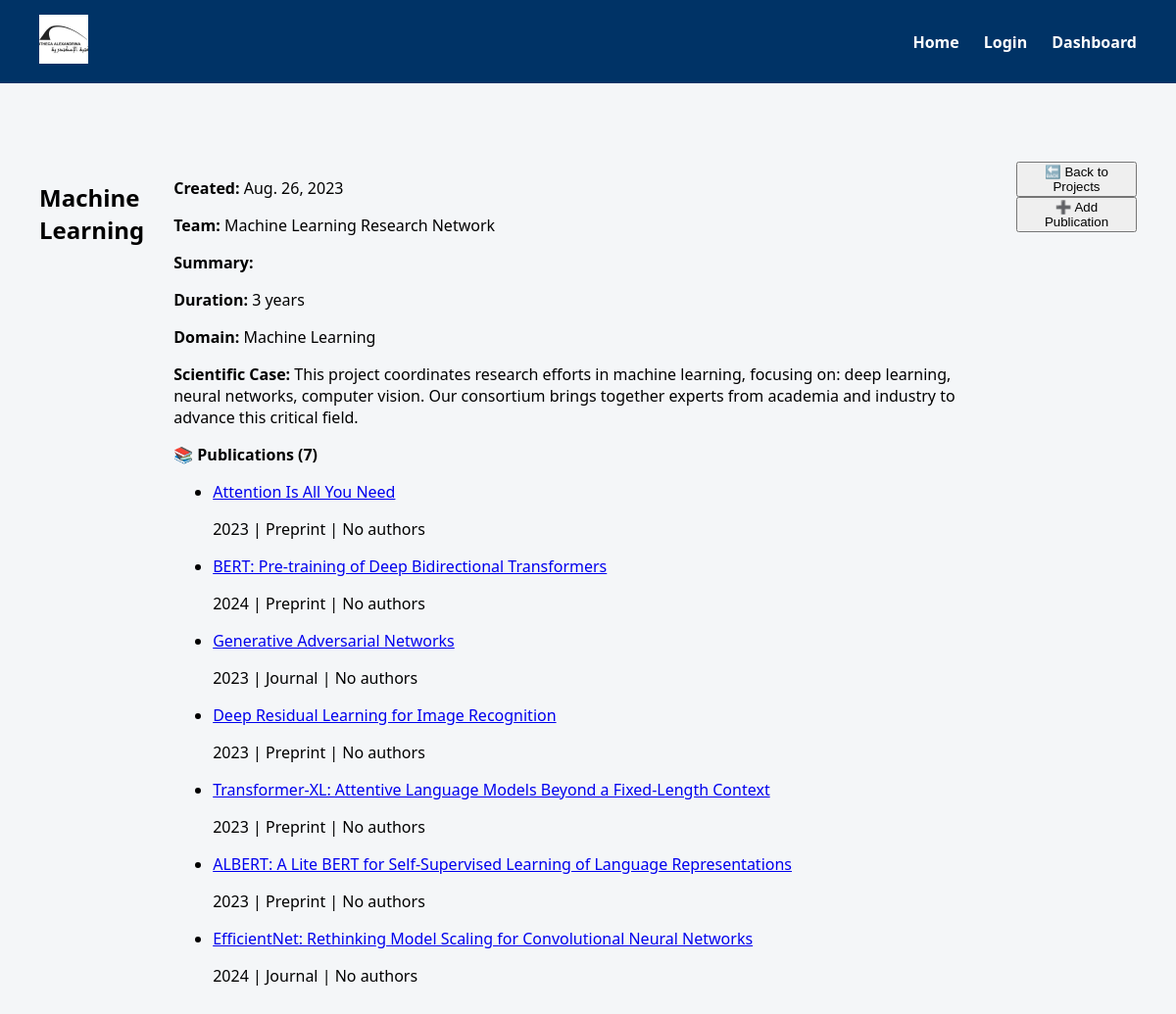
/projects/744/, run on the app's committed database.
### projects/models.py (models this page shows, shortened)
class Project(models.Model):
    title = models.CharField(max_length=200)
    created= models.DateField()
    team  = models.CharField(max_length=300)
    abstract = models.TextField(default="No abstract yet")
    duration = models.CharField(max_length=100)
    domain = models.CharField(max_length=100)
    scientific_case = models.TextField()

class Publication(models.Model):
    project = models.ForeignKey(Project, on_delete=models.CASCADE, related_name='publications')
    title = models.CharField(max_length=200)
    author = models.CharField(Author,max_length=200)
    url = models.URLField(blank=True)
    year = models.PositiveIntegerField()
    file = models.FileField(upload_to='publications/files/', blank=True)
    image = models.ImageField(upload_to='publications/images/', blank=True)
    type = models.CharField(max_length=100, choices=PUBLICATION_TYPES)
    collaborators = models.ManyToManyField(Author)
    uploaded_at = models.DateTimeField(auto_now_add=True)
    abstract = models.TextField(default="No abstract yet")

### projects/views.py (the view)
# urls.py: path('projects/<int:pk>/', views.project_detail, name='project_detail'),
def project_detail(request, pk):
    project = get_object_or_404(Project, pk=pk)
    publications = project.publications.prefetch_related('collaborators')
    return render(request, 'projects/project_detail.html', {
        'project': project,
        'publications': publications
    })

### projects/templates/projects/project_detail.html
{% extends "base.html" %}
{% block content %}
<div class="container p-4">
    <h2 class="text-3xl font-bold mb-6 text-gray-800">{{ project.title }}</h2>
    <div class="bg-white p-6 rounded-lg shadow space-y-3 text-gray-700">
        <p><strong>Created:</strong> {{ project.created }}</p>
        <p><strong>Team:</strong> {{ project.team }}</p>
        <p><strong>Summary:</strong> {{ project.summary }}</p>
        <p><strong>Duration:</strong> {{ project.duration }}</p>
        <p><strong>Domain:</strong> {{ project.domain }}</p>
        <p><strong>Scientific Case:</strong> {{ project.scientific_case }}</p>
        {% if publications %}
            <div class="mt-6">
                <p class="text-xl font-semibold text-gray-800 mb-3">
                    <strong>📚 Publications ({{ publications|length }})</strong>
                </p>
                <ul class="space-y-3">
                  {% for pub in publications %}
    <li class="bg-gray-50 border rounded p-3 hover:shadow transition">
        <a href="{% url 'publication_detail' pub.id %}" class="text-blue-600 hover:underline font-medium text-lg">
            {{ pub.title }}
        </a>
        <p class="text-sm text-gray-600 mt-1">
            {{ pub.year }} | {{ pub.type }}
            {% if pub.authors.exists %}
                | 👥 {{ pub.authors.all|join:", " }}
            {% else %}
                | <span class="text-gray-400 italic">No authors</span>
            {% endif %}
        </p>
    </li>
{% endfor %}
                </ul>
            </div>
        {% else %}
            <p class="mt-6 text-gray-500 italic">No publications added yet.</p>
        {% endif %}
    </div>
    <div class="mt-8 flex flex-wrap gap-4">
        <a href="{% url 'project_list' %}">
            <button class="bg-gray-100 hover:bg-gray-200 text-gray-800 font-semibold px-5 py-2 rounded-lg shadow-sm transition-all">
                🔙 Back to Projects
            </button>
        </a>
        <a href="{% url 'add_publication' project.id %}">
            <button class="bg-blue-600 hover:bg-blue-700 text-white font-semibold px-5 py-2 rounded-lg shadow-md transition-all">
                ➕ Add Publication
            </button>
        </a>
    </div>
</div>
{% endblock %}

### projects/static/css/styles.css (style rules this page uses)
body { font-family: 'Segoe UI', sans-serif; background-color: #f4f6f8; margin: 0; padding: 0; }
.container { display: flex; max-width: 1200px; margin: 40px auto; gap: 30px; padding: 0 20px; }
html, body { height: 100%; margin: 0; }
.container { flex: 1; }

### data on the page
Project: title "Machine Learning", created "Aug. 26, 2023", team "Machine Learning Research Network", duration "3 years", domain "Machine Learning", scientific_case "This project coordinates research efforts in machine learning, focusing on: deep learning, neural networks, computer vision. Our consortium brings together experts from academia and industry to advance this critical field."
Publication: title "Attention Is All You Need", year "2023", type "Preprint"
Publication: title "BERT: Pre-training of Deep Bidirectional Transformers", year "2024", type "Preprint"
Publication: title "Generative Adversarial Networks", year "2023", type "Journal"
Publication: title "Deep Residual Learning for Image Recognition", year "2023", type "Preprint"
Publication: title "Transformer-XL: Attentive Language Models Beyond a Fixed-Length Context", year "2023", type "Preprint"
Publication: title "ALBERT: A Lite BERT for Self-Supervised Learning of Language Representations", year "2023", type "Preprint"
Publication: title "EfficientNet: Rethinking Model Scaling for Convolutional Neural Networks", year "2024", type "Journal"

### other printed values
{{ publications|length }} "7"
